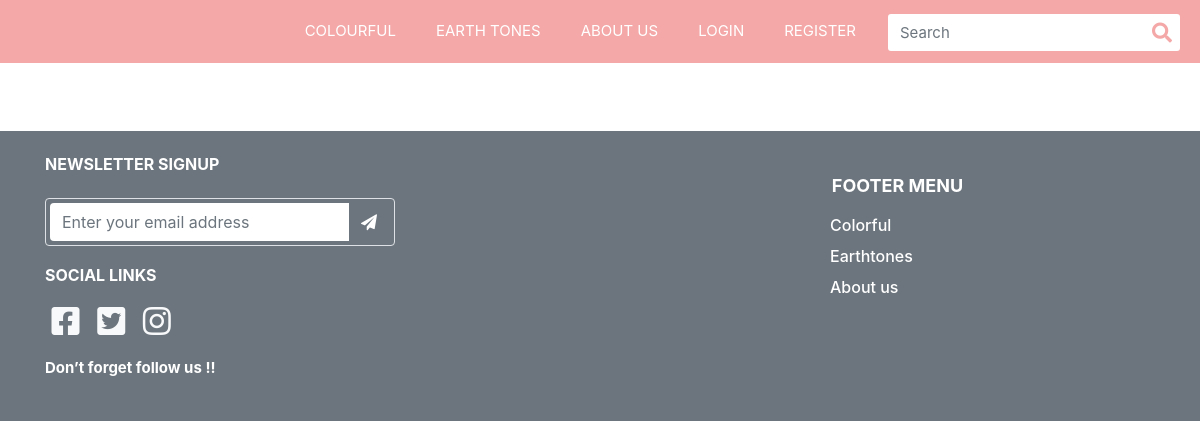
The page /Earthtone on the database as committed earlier.
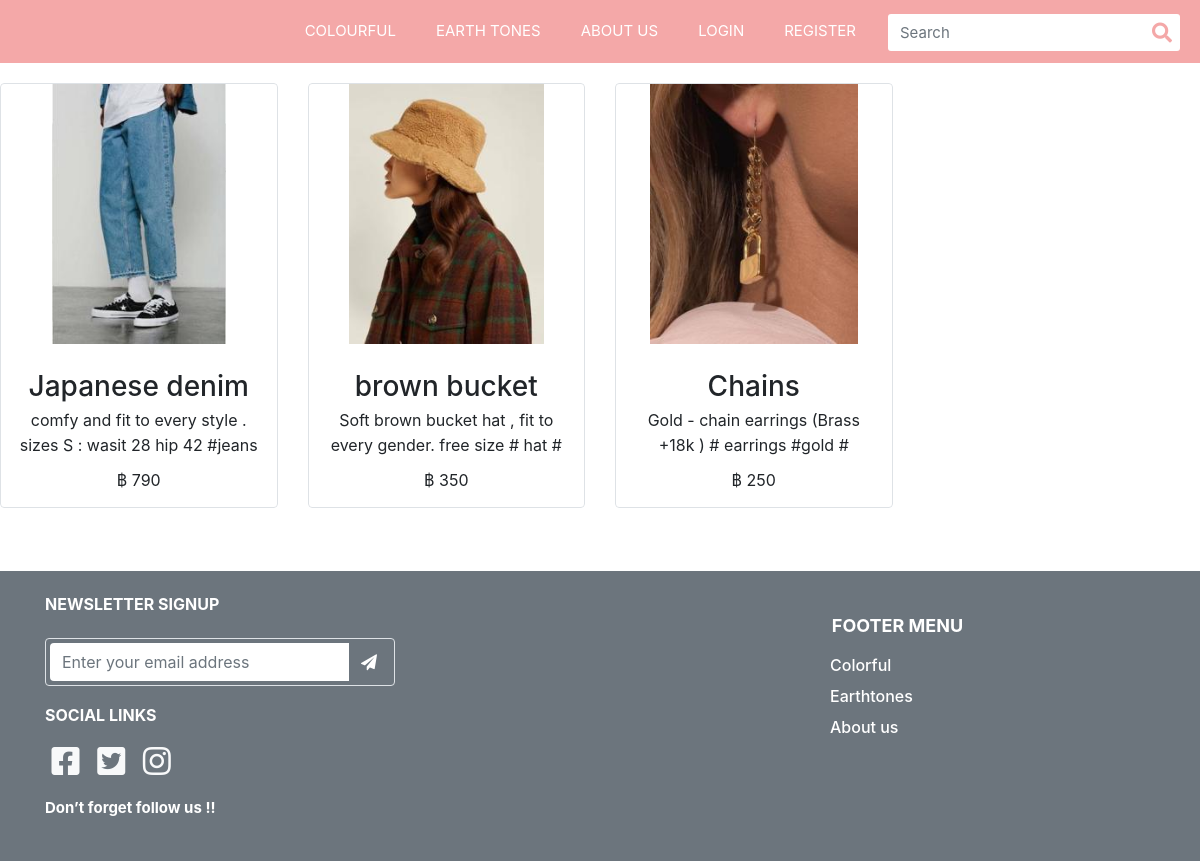
The same page on the database as committed later.
### item/models.py (models this page shows, shortened)
class Item(models.Model):
    name = models.CharField(max_length=300)
    detail = models.TextField(max_length=1000)
    slug = models.SlugField(unique=True,default=None)
    img = models.ImageField(default='default_item.png', upload_to='item_pics')
    amount = models.PositiveIntegerField(default=0)
    category = models.ForeignKey(Category, on_delete=models.PROTECT,default=None)
    price = models.PositiveIntegerField(default=0)
    class Meta:
        verbose_name_plural = "สินค้า"

### item/views.py (the view)
# urls.py: path('Earthtone',views.Earthtone,name='earthtone'),
def Earthtone(request):
    some_Earthtones = Category.objects.get(category="Earthtones")
    Item_Earthtones = Item.objects.all().filter(category=some_Earthtones)
    context = {'Item_Earth': Item_Earthtones}
    return render(request,'EarthTone.html',context=context)

### template/EarthTone.html (shortened to what this page needs)
{% extends "1Navbar.html" %}
{% load static %}
{% block content %}
<!DOCTYPE html>
<html lang="en">
<head>
    <link rel="stylesheet" href="{% static 'css/COLORFUL.css' %}">
    <link rel="stylesheet" href="https://code.jquery.com/jquery-3.4.1.min.js" />
    <link rel="stylesheet" href="https://stackpath.bootstrapcdn.com/bootstrap/4.3.1/js/bootstrap.min.js" />
</head>
<body>
     <div class="productList1" id="productList1_">
        <div class="productWidget">
            <div class="row ">
                {% for item in Item_Earth %}
                <div class="item col-6 col-md-6 col-lg-3 mobileProductList1">
                    <div class="itemInner rounded" style="display: flex; overflow: hidden; width: 100%;">
                        <div class="thumbnail border rounded">
                            <div class="productImage rounded-top">
                                <img class="mx-auto"
                                    src="{{ item.img.url }}"
                                    alt="XOXO BonBon Liquid Matte Lip Limited Box Set "
                                    title="XOXO BonBon Liquid Matte Lip Limited Box Set " style="opacity: 1;">
                            </div>
                            <div class="productCaption">
                                <div class="productName">
                                    <h3 class="h3-hover">{{ item.name }}</h3>
                                </div>
                                <div class="productIntro">
                                    <p>{{ item.detail }} </p>
                                </div>
                                <div class="productPrice">
                                    <div class="ff-price fs-price fc-price">
                                        <span class="SpePrice">฿ {{ item.price }} </span>
                                    </div>
                                </div>
                            </div>
                        </div>
                    </div>
                </div>
                {% endfor %}
                </div>
            </div>
        </div>
    <footer>
        <div class="jumbotron jumbotron-fluid bg-secondary p-4 mt-5 mb-0">
            <div class="container">
                <div class="row">
                    <div class="col-lg-4 col-md-6 mb-lg-0">
                        <h6 class="text-uppercase font-weight-bold mb-4">NEWSLETTER SIGNUP</h6>
                        <div class="p-1 rounded border">
                            <div class="input-group">
                                <input type="email" placeholder="Enter your email address"
                                    aria-describedby="button-addon1" class="form-control border-0 shadow-0">
                                <div class="input-group-append">
                                    <button id="button-addon1" type="submit" class="btn btn-link"><i
                                            class="fa fa-paper-plane"></i></button>
                                </div>
                            </div>
                        </div>
                        <h5 class="card-title text-white display-4" style="font-size:16px">SOCIAL LINKS</h5>
                        <a class="text-light" href="#"><i class="fab fa-facebook-square fa-fw fa-2x"></i></a>
                        <a class="text-light" href="#"><i class="fab fa-twitter-square fa-fw fa-2x"></i></a>
                        <a class="text-light" href="#"><i class="fab fa-instagram fa-fw fa-2x"></i></a>
                        <h5 class="card-title text-white display-4" style="font-size:15px">Don’t forget follow us !!
                        </h5>
                    </div>
                    <div class="col-sm-8 col-md-6">
                        <div class="footermenu">
                            <h5 class="card-title text-white display-4" style="font-size:18px">FOOTER MENU</h5>
                            <a class="text-light" href="#">
                                <h6 class="card-title text-white" style="font-size:16px">Colorful</h6>
                            </a>
                            <a class="text-light" href="#">
                                <h6 class="card-title text-white" style="font-size:16px">Earthtones</h6>
                            </a>
                            <a class="text-light" href="#">
                                <h6 class="card-title text-white" style="font-size:16px">About us</h6>
                            </a>
                        </div>
                    </div>
                </div>
            </div>
        </div>
    </footer>
</body>
</html>
</body>
</html>
{% endblock %}

### template/1Navbar.html (shortened to what this page needs)
{% load static %}
<!DOCTYPE html>
<html lang="en">
<head>
    <link rel="stylesheet" href="https://use.fontawesome.com/releases/v5.4.2/css/all.css">
    <link rel="stylesheet" href="https://cdnjs.cloudflare.com/ajax/libs/normalize/5.0.0/normalize.min.css">
    <link rel='stylesheet' href='https://cdnjs.cloudflare.com/ajax/libs/twitter-bootstrap/4.0.0-beta.2/css/bootstrap.css'>
    <link rel="stylesheet" type="text/css" href="{% static 'css/home.css' %}">
    <link rel="stylesheet" href="{% static 'js/home.js' %}">
</head>
<body>
    <nav class="navbar navbar-expand-custom navbar-mainbg">
        <a class="logo" href="{% url 'home' %}"><img src="https://media.discordapp.net/attachments/821058393442877482/835167645514727454/image0.png?width=1363&height=613" alt=""></a>
        <div class="collapse navbar-collapse" id="navbarSupportedContent">
            <ul class="navbar-nav ml-auto">
                <li class="nav-item ">
                    <a class="nav-link" href="{% url 'colourful' %}">COLOURFUL</a>
                </li>
                <li class="nav-item">
                    <a class="nav-link" href="{% url 'earthtone' %}">EARTH TONES</a>
                </li>
                <li class="nav-item ">
                    <a class="nav-link" href="{% url 'aboutus' %}">ABOUT US</a>
                </li>
                {% if user.is_authenticated %}
                <li class="nav-item">
                    <a class="nav-link" href="{% url 'Register' %}">ACCOUNT({{ user.username }})</a>
                </li>
                <li class="nav-item">
                    <a class="nav-link" href="/logout">LOGOUT</a>
                </li>
                {% else %}
                <li class="nav-item">
                    <a class="nav-link" href="{% url 'Login' %}">LOGIN</a>
                </li>
                <li class="nav-item">
                    <a class="nav-link" href="{% url 'Register' %}">REGISTER</a>
                </li>
                {% endif %}
            </ul>
            <form class="form-inline ">
                <div class="input-group search-box">
                    <input type="text" style="margin-left: 12px; text-shadow: #535e67 2px;" class="form-control" placeholder="Search"
                    required="required" name="q">
                    <span class="input-group-btn">
                        <button class="btn" style="color: #F4A8A8;" type="submit"><i class="fas fa-search"></i></button>
                    </span>
                </div>
            </form>
        </div>
    </nav>
    {% block content %}
    {% endblock content %}
</body>
</html>

### static/css/home.css (style rules this page uses)
.navbar-mainbg { width: 100%; background-color: #F4A8A8; padding: 0px; }
#navbarSupportedContent { overflow: hidden; position: relative; }
#navbarSupportedContent ul li a { color: rgb(255, 255, 255); text-decoration: none; font-size: 15px; display: block; padding: 20px 20px; position: relative; }
.search-box { position: relative; height: 34px; margin-right: 20px; }
.search-box input { border: 0; border-radius: 3px !important; padding-right: 40px; font-size: 15px; }
.search-box .input-group-btn { position: absolute; right: 0; top: 0; z-index: 999; }
.search-box .input-group-btn button { background-color: transparent; border: 0; padding: 4px 8px; font-size: 20px; }
@media (min-width: 992px) { .navbar-expand-custom { -ms-flex-flow: row nowrap; flex-flow: row nowrap; -ms-flex-pack: start; justify-content: flex-start; } }
@media (min-width: 992px) { .navbar-expand-custom .navbar-nav { -ms-flex-direction: row; flex-direction: row; } }
@media (min-width: 992px) { .navbar-expand-custom .navbar-collapse { display: -ms-flexbox!important; display: flex!important; -ms-flex-preferred-size: auto; flex-basis: auto; } }
.row h6 { color: white; }
.row h5 { margin-top: 20px; margin-bottom: 20px; font-weight: bold; }
.row button { color: white; margin-top: auto; margin-left: auto; }
.footermenu { margin-left: 75%; }
.footermenu h5 { text-align: center; }

Rows that differ between the two databases and show on the page:
added Item: img (picture), name "Japanese denim", detail "comfy and fit to every style . sizes S : wasit 28 hip 42 #jeans…", price "790"
added Item: img (picture), name "brown bucket", detail "Soft brown bucket hat , fit to every gender. free size # hat #…", price "350"
added Item: img (picture), name "Chains", detail "Gold - chain earrings (Brass +18k ) # earrings #gold #…", price "250"
